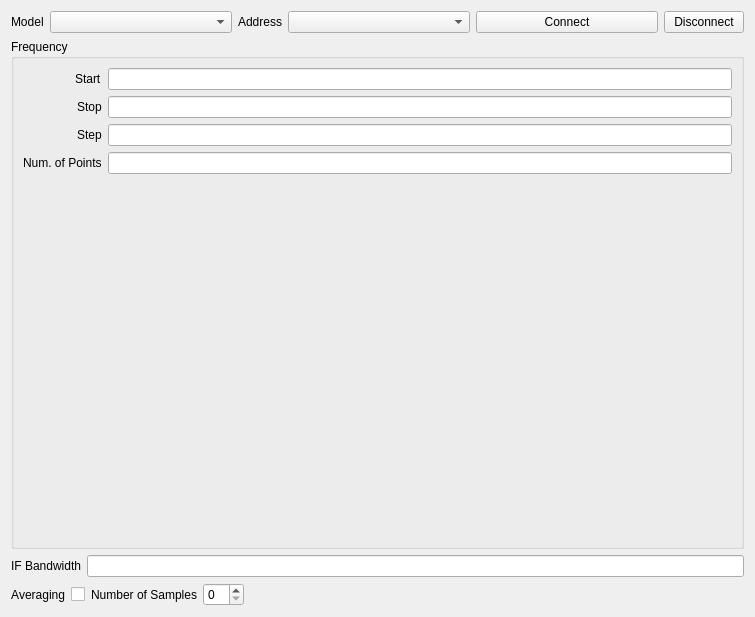
<?xml version="1.0" encoding="UTF-8"?>
<ui version="4.0">
 <class>AnalyzerWidget</class>
 <widget class="QWidget" name="AnalyzerWidget">
  <property name="geometry">
   <rect>
    <x>0</x>
    <y>0</y>
    <width>755</width>
    <height>617</height>
   </rect>
  </property>
  <property name="windowTitle">
   <string>Form</string>
  </property>
  <layout class="QVBoxLayout" name="verticalLayout">
   <item>
    <layout class="QHBoxLayout" name="horizontalLayout">
     <item>
      <widget class="QLabel" name="model_label">
       <property name="text">
        <string>Model</string>
       </property>
      </widget>
     </item>
     <item>
      <widget class="CategoryComboBox" name="model_cb">
       <property name="sizePolicy">
        <sizepolicy hsizetype="Preferred" vsizetype="Fixed">
         <horstretch>1</horstretch>
         <verstretch>0</verstretch>
        </sizepolicy>
       </property>
      </widget>
     </item>
     <item>
      <widget class="QLabel" name="address_label">
       <property name="text">
        <string>Address</string>
       </property>
      </widget>
     </item>
     <item>
      <widget class="QComboBox" name="address_cb">
       <property name="sizePolicy">
        <sizepolicy hsizetype="Preferred" vsizetype="Fixed">
         <horstretch>1</horstretch>
         <verstretch>0</verstretch>
        </sizepolicy>
       </property>
      </widget>
     </item>
     <item>
      <widget class="QPushButton" name="connect_btn">
       <property name="sizePolicy">
        <sizepolicy hsizetype="Minimum" vsizetype="Fixed">
         <horstretch>1</horstretch>
         <verstretch>0</verstretch>
        </sizepolicy>
       </property>
       <property name="text">
        <string>Connect</string>
       </property>
      </widget>
     </item>
     <item>
      <widget class="QPushButton" name="disconnect_btn">
       <property name="enabled">
        <bool>true</bool>
       </property>
       <property name="text">
        <string>Disconnect</string>
       </property>
      </widget>
     </item>
    </layout>
   </item>
   <item>
    <widget class="QGroupBox" name="freq_gb">
     <property name="title">
      <string>Frequency</string>
     </property>
     <layout class="QFormLayout" name="formLayout">
      <property name="labelAlignment">
       <set>Qt::AlignRight|Qt::AlignTrailing|Qt::AlignVCenter</set>
      </property>
      <item row="0" column="0">
       <widget class="QLabel" name="freq_start_label">
        <property name="text">
         <string>Start</string>
        </property>
       </widget>
      </item>
      <item row="0" column="1">
       <widget class="FrequencyLineEdit" name="freq_start_le"/>
      </item>
      <item row="1" column="1">
       <widget class="FrequencyLineEdit" name="freq_stop_le"/>
      </item>
      <item row="2" column="1">
       <widget class="FrequencyLineEdit" name="freq_step_le"/>
      </item>
      <item row="3" column="1">
       <widget class="QLineEdit" name="freq_n_points_le"/>
      </item>
      <item row="1" column="0">
       <widget class="QLabel" name="freq_stop_label">
        <property name="text">
         <string>Stop</string>
        </property>
       </widget>
      </item>
      <item row="2" column="0">
       <widget class="QLabel" name="freq_step_label">
        <property name="text">
         <string>Step</string>
        </property>
       </widget>
      </item>
      <item row="3" column="0">
       <widget class="QLabel" name="freq_n_points_label">
        <property name="text">
         <string>Num. of Points</string>
        </property>
       </widget>
      </item>
     </layout>
    </widget>
   </item>
   <item>
    <layout class="QHBoxLayout" name="horizontalLayout_2">
     <item>
      <widget class="QLabel" name="if_bw_label">
       <property name="text">
        <string>IF Bandwidth</string>
       </property>
       <property name="alignment">
        <set>Qt::AlignRight|Qt::AlignTrailing|Qt::AlignVCenter</set>
       </property>
      </widget>
     </item>
     <item>
      <widget class="FrequencyLineEdit" name="if_bw_le"/>
     </item>
    </layout>
   </item>
   <item>
    <layout class="QHBoxLayout" name="horizontalLayout_3">
     <item>
      <widget class="QLabel" name="freq_start_label_2">
       <property name="sizePolicy">
        <sizepolicy hsizetype="Preferred" vsizetype="Preferred">
         <horstretch>0</horstretch>
         <verstretch>0</verstretch>
        </sizepolicy>
       </property>
       <property name="text">
        <string>Averaging</string>
       </property>
       <property name="alignment">
        <set>Qt::AlignRight|Qt::AlignTrailing|Qt::AlignVCenter</set>
       </property>
      </widget>
     </item>
     <item>
      <widget class="Toggle" name="avg_toggle">
       <property name="enabled">
        <bool>true</bool>
       </property>
       <property name="toolTip">
        <string/>
       </property>
       <property name="text">
        <string/>
       </property>
      </widget>
     </item>
     <item>
      <widget class="QLabel" name="freq_start_label_3">
       <property name="sizePolicy">
        <sizepolicy hsizetype="Preferred" vsizetype="Preferred">
         <horstretch>0</horstretch>
         <verstretch>0</verstretch>
        </sizepolicy>
       </property>
       <property name="text">
        <string>Number of Samples</string>
       </property>
       <property name="alignment">
        <set>Qt::AlignRight|Qt::AlignTrailing|Qt::AlignVCenter</set>
       </property>
      </widget>
     </item>
     <item>
      <widget class="QSpinBox" name="n_avgs_sb">
       <property name="sizePolicy">
        <sizepolicy hsizetype="Preferred" vsizetype="Fixed">
         <horstretch>0</horstretch>
         <verstretch>0</verstretch>
        </sizepolicy>
       </property>
      </widget>
     </item>
     <item>
      <spacer name="horizontalSpacer">
       <property name="orientation">
        <enum>Qt::Horizontal</enum>
       </property>
       <property name="sizeHint" stdset="0">
        <size>
         <width>40</width>
         <height>20</height>
        </size>
       </property>
      </spacer>
     </item>
    </layout>
   </item>
  </layout>
 </widget>
 <customwidgets>
  <customwidget>
   <class>CategoryComboBox</class>
   <extends>QComboBox</extends>
   <header>..widgets.category_combobox</header>
  </customwidget>
  <customwidget>
   <class>FrequencyLineEdit</class>
   <extends>QLineEdit</extends>
   <header>..widgets.frequency_lineedit</header>
  </customwidget>
  <customwidget>
   <class>Toggle</class>
   <extends>QCheckBox</extends>
   <header>..widgets.toggle</header>
  </customwidget>
 </customwidgets>
 <resources/>
 <connections/>
</ui>
